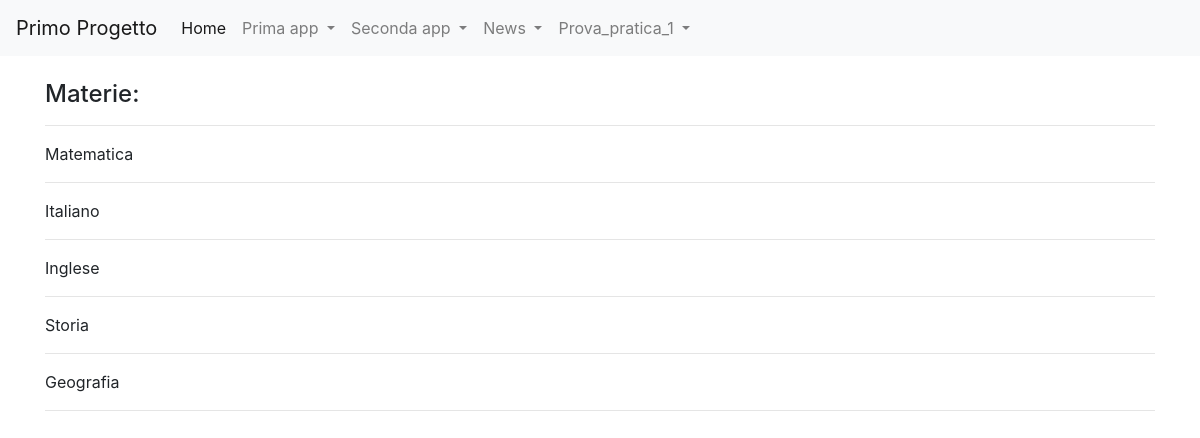
The app's page /prova_pratica_1/view_d with its own data.
### prova_pratica_1/models.py (models this page shows, shortened)
class Materia(models.Model):
    nome = models.CharField(max_length=20)
    class Meta:
        verbose_name = "Materia"
        verbose_name_plural = "Materia"

### prova_pratica_1/views.py (the view)
# urls.py: path('view_d',view_d,name="view_d")
def view_d(request):
    materie = Materia.objects.all()
    context = {"materie": materie}
    return render(request, "view_d.html", context)

### prova_pratica_1/templates/view_d.html (shortened to what this page needs)
{%extends "base.html"%}
{%block content%}
    <h4>Materie:</h4>
    <hr>
    {% for materia in materie %}
    <p>{{ materia.nome }}</p>
    <hr>
    {% endfor %}
{%endblock content%}

### records on screen
Materia: nome "Matematica"
Materia: nome "Italiano"
Materia: nome "Inglese"
Materia: nome "Storia"
Materia: nome "Geografia"
